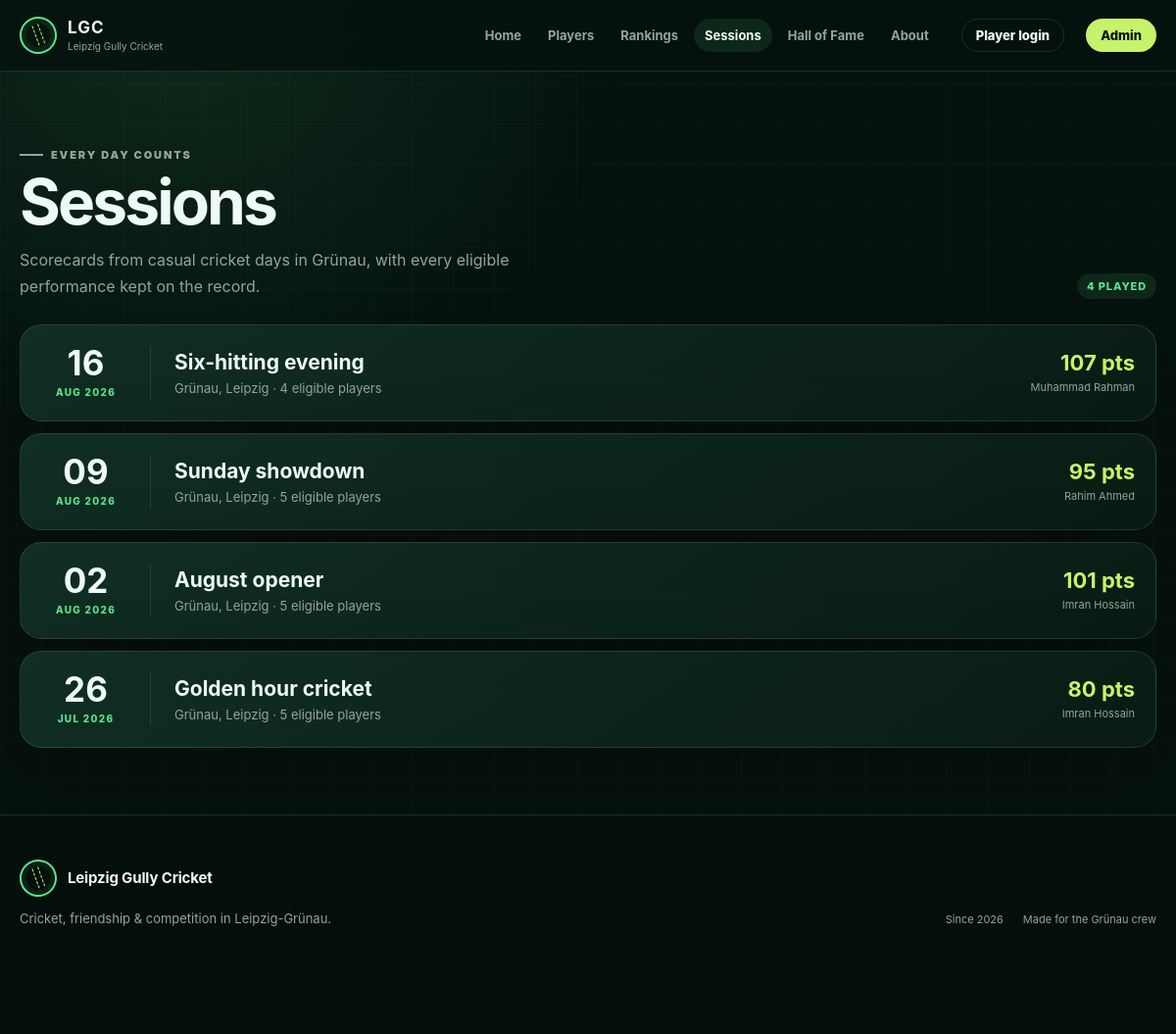
Screenshot of /sessions.php with the database file from the repository.
### tables this page shows
CREATE TABLE sessions (
    id INT UNSIGNED AUTO_INCREMENT PRIMARY KEY,
    session_date DATE NOT NULL,
    location VARCHAR(160) NOT NULL DEFAULT 'Grünau, Leipzig',
    title VARCHAR(160) NULL,
    notes TEXT NULL,
    team_info TEXT NULL,
    status ENUM('draft', 'completed', 'cancelled') NOT NULL DEFAULT 'completed',
    player_of_day_id INT UNSIGNED NULL,
    created_at TIMESTAMP NOT NULL DEFAULT CURRENT_TIMESTAMP,
    updated_at TIMESTAMP NOT NULL DEFAULT CURRENT_TIMESTAMP ON UPDATE CURRENT_TIMESTAMP,
    CONSTRAINT fk_sessions_pod FOREIGN KEY (player_of_day_id) REFERENCES players(id) ON DELETE SET NULL,
    INDEX idx_sessions_date_status (session_date, status)
);

### includes/functions.php (called while the page is built, shortened)
<?php
function e(mixed $value): string
{
    return htmlspecialchars((string) $value, ENT_QUOTES | ENT_SUBSTITUTE, 'UTF-8');
}
function url(string $path = ''): string
{
    return rtrim(BASE_URL, '/') . '/' . ltrim($path, '/');
}

### sessions.php (the view, shortened to what this page needs)
<?php
require_once __DIR__ . '/includes/functions.php';
$pdo = db();
$sessions = $pdo->query(
    "SELECT s.*, COUNT(CASE WHEN sp.excluded = 0 THEN 1 END) AS player_count,
        (SELECT p.name FROM session_players x INNER JOIN players p ON p.id = x.player_id WHERE x.session_id = s.id AND x.excluded = 0 ORDER BY x.calculated_points DESC, p.name ASC LIMIT 1) AS top_player,
        (SELECT x.calculated_points FROM session_players x WHERE x.session_id = s.id AND x.excluded = 0 ORDER BY x.calculated_points DESC LIMIT 1) AS top_points
     FROM sessions s LEFT JOIN session_players sp ON sp.session_id = s.id
     WHERE s.status = 'completed' GROUP BY s.id ORDER BY s.session_date DESC, s.id DESC"
)->fetchAll();
require __DIR__ . '/includes/header.php';
?>
<section class="section"><div class="shell">
    <div class="section-head"><div><p class="eyebrow">Every day counts</p><h1>Sessions</h1><p>Scorecards from casual cricket days in Grünau, with every eligible performance kept on the record.</p></div><span class="pill"><?= count($sessions) ?> played</span></div>
    <?php if ($sessions): ?><div class="session-list">
        <?php foreach ($sessions as $session): $date = new DateTimeImmutable($session['session_date']); ?>
            <a class="surface session-card" href="<?= e(url('session.php?id='.(int)$session['id'])) ?>">
                <div class="date-block"><strong><?= e($date->format('d')) ?></strong><span><?= e($date->format('M Y')) ?></span></div>
                <div><h2><?= e($session['title'] ?: $session['location']) ?></h2><p><?= e($session['location']) ?> · <?= (int)$session['player_count'] ?> eligible players</p></div>
                <div class="session-score"><strong><?= (int)($session['top_points'] ?? 0) ?> pts</strong><span><?= e($session['top_player'] ?: 'No top performer') ?></span></div>
            </a>
        <?php endforeach; ?>
    </div><?php else: ?><div class="surface empty-state"><div class="empty-ball"></div><h2>No cricket session recorded yet</h2><p>The first battle in Grünau is still waiting.</p></div><?php endif; ?>
</div></section>
<?php require __DIR__ . '/includes/footer.php'; ?>

### assets/css/style.css (style rules this page uses)
:root { --ink: #eefbf4; --muted: #91a69d; --night: #06120e; --night-2: #0a1d16; --panel: #0d251c; --panel-2: #123126; --line: rgba(193, 255, 217, .12); --green: #5ee58d; --green-2: #22b85d; --lime: #c7f36a; --gold: #f4c75f; --silver: #cbd5d1; --bronze: #cd8959; --red: #ff7b70; --radius: 22px; --shadow: 0 20px 70px rgba(0, 0, 0, .28); font-family: Inter, ui-sans-serif, system-ui, -apple-system, BlinkMacSystemFont, "Segoe UI", sans-serif; color-scheme: dark; }
* { box-sizing: border-box; }
html { scroll-behavior: smooth; }
body { margin: 0; color: var(--ink); background: var(--night); min-height: 100vh; }
body::before { content: ""; position: fixed; inset: 0; pointer-events: none; z-index: -1; background: radial-gradient(circle at 15% 0%, rgba(64, 213, 119, .13), transparent 29rem), linear-gradient(rgba(255,255,255,.018) 1px, transparent 1px), linear-gradient(90deg, rgba(255,255,255,.018) 1px, transparent 1px); background-size: auto, 42px 42px, 42px 42px; }
a { color: inherit; text-decoration: none; }
button, a { -webkit-tap-highlight-color: transparent; }
.shell { width: min(1160px, calc(100% - 32px)); margin-inline: auto; }
.section { padding: 68px 0; }
.section-head { display: flex; align-items: end; justify-content: space-between; gap: 24px; margin-bottom: 26px; }
.section-head h1, .section-head h2 { margin: 0; letter-spacing: -.045em; }
.section-head h1 { font-size: clamp(34px, 6vw, 64px); }
.section-head p { color: var(--muted); max-width: 560px; margin: 8px 0 0; line-height: 1.65; }
.eyebrow { display: inline-flex; align-items: center; gap: 8px; margin: 0 0 12px; color: var(--green); text-transform: uppercase; font-size: 11px; font-weight: 900; letter-spacing: .17em; }
.eyebrow::before { content: ""; width: 24px; height: 2px; background: currentColor; }
.surface { background: linear-gradient(145deg, rgba(18,49,38,.92), rgba(9,28,21,.94)); border: 1px solid var(--line); border-radius: var(--radius); box-shadow: var(--shadow); }
.pill { display: inline-flex; align-items: center; border-radius: 999px; padding: 6px 10px; background: rgba(94,229,141,.1); color: var(--green); font-size: 11px; font-weight: 850; text-transform: uppercase; letter-spacing: .08em; }
.session-list { display: grid; gap: 12px; }
.session-card { display: grid; grid-template-columns: 112px 1fr auto; align-items: center; gap: 24px; padding: 21px; transition: border-color .2s ease, transform .2s ease; }
.date-block { text-align: center; padding-right: 20px; border-right: 1px solid var(--line); }
.date-block strong { display: block; font-size: 35px; line-height: 1; }
.date-block span { color: var(--green); font-size: 10px; text-transform: uppercase; font-weight: 850; letter-spacing: .13em; }
.session-card h2, .session-card h3 { margin: 0 0 6px; font-size: 21px; }
.session-card p { color: var(--muted); margin: 0; font-size: 13px; }
.session-score { text-align: right; }
.session-score strong { display: block; color: var(--lime); font-size: 22px; }
.session-score span { color: var(--muted); font-size: 11px; }

### rows the page displays
sessions: session_date "16", session_date "AUG 2026", title "Six-hitting evening", location "Grünau, Leipzig", player_count "4", top_points "107", top_player "Muhammad Rahman"
sessions: session_date "09", session_date "AUG 2026", title "Sunday showdown", location "Grünau, Leipzig", player_count "5", top_points "95", top_player "Rahim Ahmed"
sessions: session_date "02", session_date "AUG 2026", title "August opener", location "Grünau, Leipzig", player_count "5", top_points "101", top_player "Imran Hossain"
sessions: session_date "26", session_date "JUL 2026", title "Golden hour cricket", location "Grünau, Leipzig", player_count "5", top_points "80", top_player "Imran Hossain"

### other values shown
$label "Home"
$label "Players"
$label "Rankings"
$label "Sessions"
$label "Hall of Fame"
$label "About"
count($sessions) "4"
